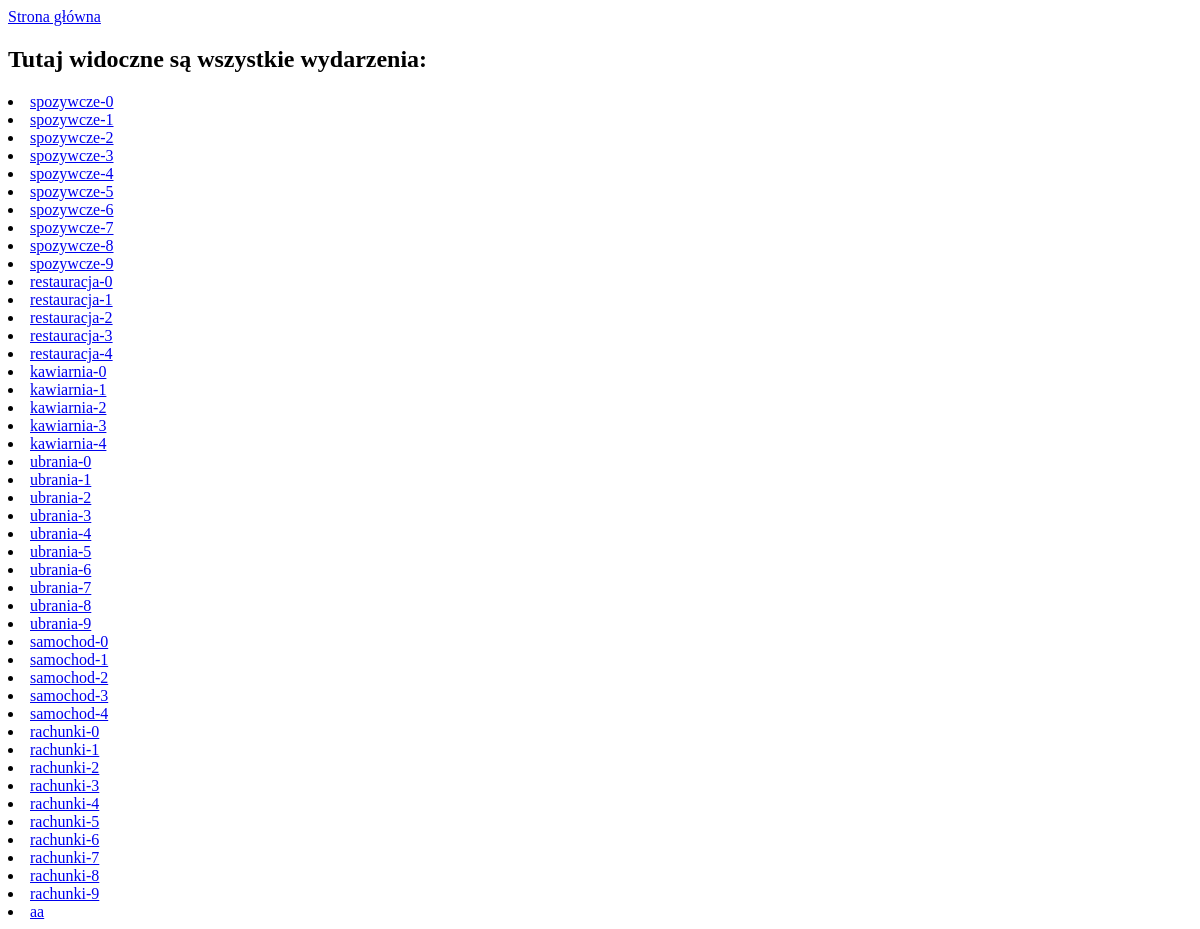
The app's page /budget/events/, older data.
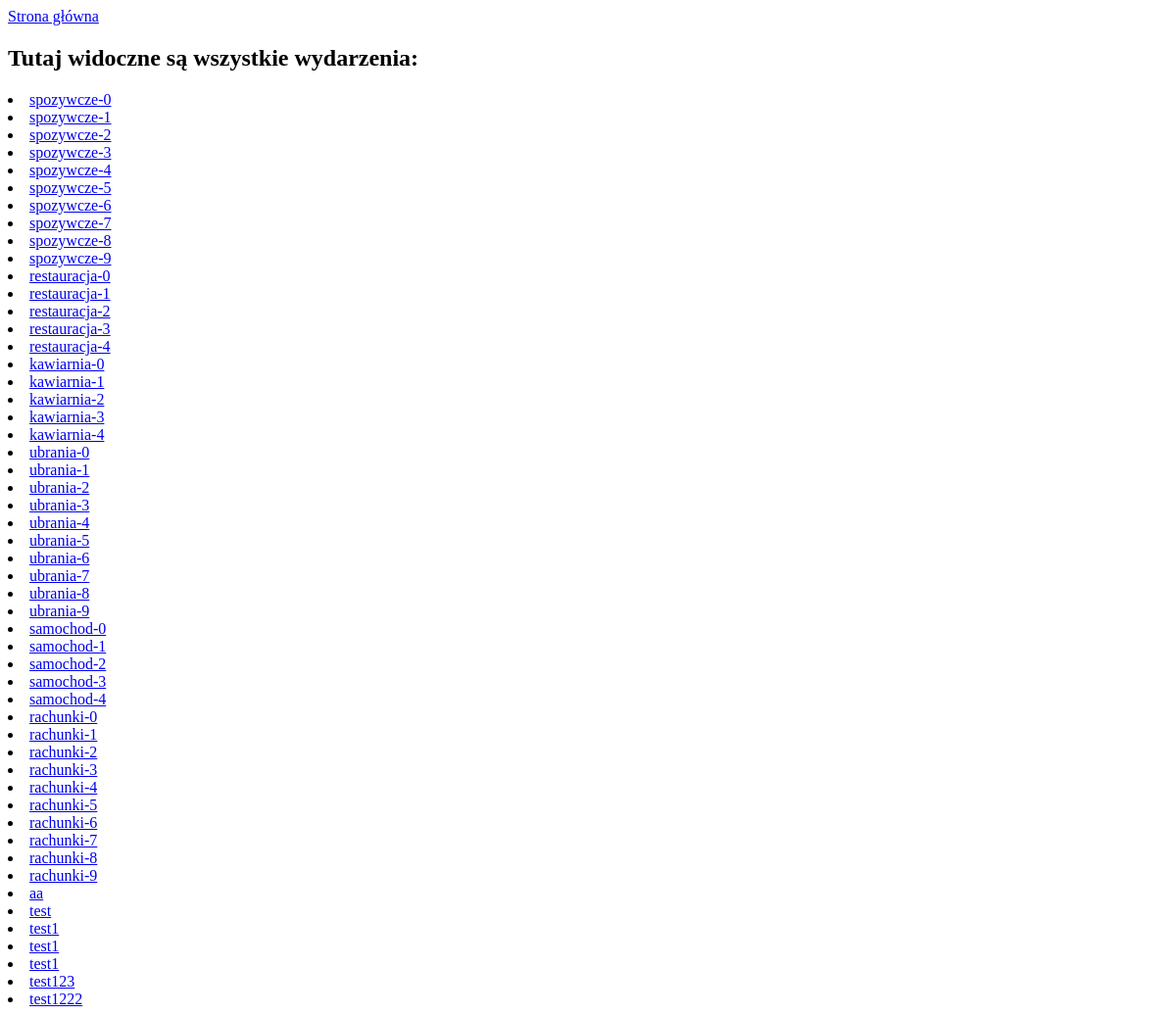
The same page, newer data.
### budget/models.py (models this page shows)
class Event(models.Model):
    title = models.CharField(max_length=512)
    expense = models.ManyToManyField(Expense, null=True)
    def __str__(self):
        return self.title

### budget/views.py (the view)
# urls.py: path('events/', views.events, name='events'),
def events(request):
    events = Event.objects.all()
    template = loader.get_template('budget/events.html')
    context = {
        'events': events,
    }
    return HttpResponse(template.render(context, request))

### budget/templates/budget/events.html
<a href="/budget/">Strona główna</a>
<h2>Tutaj widoczne są wszystkie wydarzenia:</h2>
{% for event in events %}
	<li><a href="/budget/event/{{ event }}/">{{ event }}</a></li>
{% endfor %}

Row changes from the older to the newer data that the page shows:
added Event: title "test"
added Event: title "test1"
added Event: title "test1"
added Event: title "test1"
added Event: title "test123"
added Event: title "test1222"
